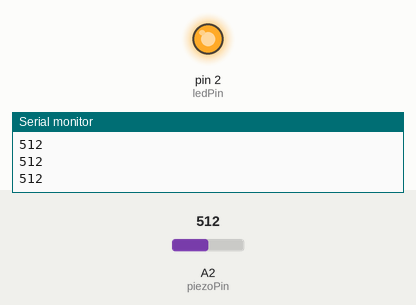
A sketch run on a simulated Arduino Uno, built with avr-gcc and run on an emulated ATmega328P. Parts: output pins drawn as LEDs (lit = HIGH), the last lines printed to the serial monitor. The inputs (shaded band) are chosen by the test bench; at power-on: A2 (piezoPin) = 512.

Above: at 1.2 s.
1.3 s: A2 (piezoPin) set to 214
2.8 s: A2 (piezoPin) set to 185
At 3.8 s:
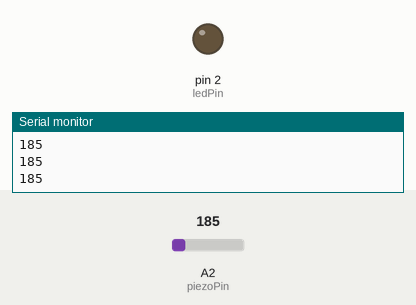
4.3 s: A2 (piezoPin) set to 210
At 5.1 s:
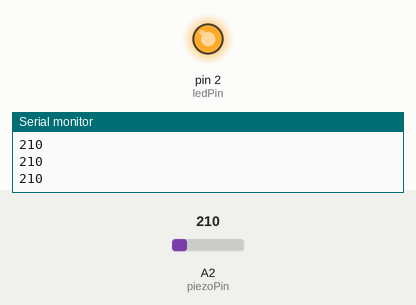
5.8 s: A2 (piezoPin) set to 190
At 6.4 s:
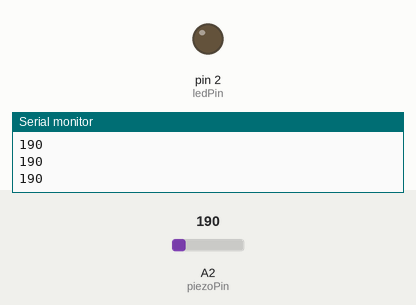
Timing chart, 0 to 8.3 s (numbered marks = the images above; inputs shaded):
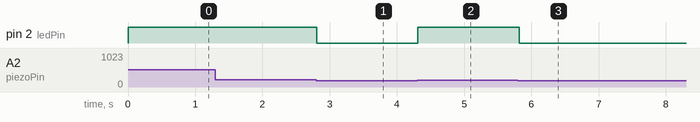

The sketch:

pezo.ino
```cpp
const int piezoPin = A2; // Pin connected to the piezo sensor
const int ledPin = 2;   // Pin connected to the LED
const int threshold = 200; // Threshold value for vibration detection

void setup() {
  Serial.begin(9600); // Initialize serial communication at 9600 baud rate
  pinMode(ledPin, OUTPUT); // Set the LED pin as an output
}

void loop() {
  int sensorValue = analogRead(piezoPin); // Read the analog value from the piezo sensor
  Serial.println(sensorValue); // Print the sensor value to the Serial Monitor

  if (sensorValue > threshold) {
    digitalWrite(ledPin, HIGH); // Turn on the LED if the sensor value is above the threshold
  } else {
    digitalWrite(ledPin, LOW); // Turn off the LED if the sensor value is below the threshold
  }

  delay(100); // Delay for a short period to avoid flooding the Serial Monitor
}
```

Measured:
- the behaviour switches between 201 and 200 on A2 (piezoPin) (found by bisection; images 0 and 1)
- after the input at 2.8 s, pin 2 (ledPin): HIGH → LOW at once
- after the input at 4.3 s, pin 2 (ledPin): LOW → HIGH at once
- after the input at 5.8 s, pin 2 (ledPin): HIGH → LOW at once
